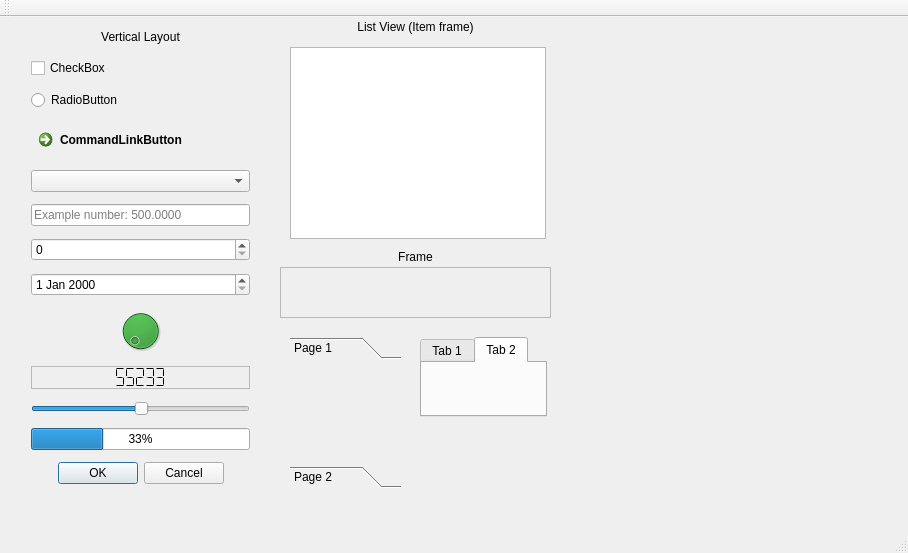
<?xml version="1.0" encoding="UTF-8"?>
<ui version="4.0">
 <class>MainWindowClass</class>
 <widget class="QMainWindow" name="MainWindowClass">
  <property name="geometry">
   <rect>
    <x>0</x>
    <y>0</y>
    <width>908</width>
    <height>553</height>
   </rect>
  </property>
  <property name="windowTitle">
   <string>MainWindow</string>
  </property>
  <widget class="QWidget" name="centralWidget">
   <widget class="QWidget" name="verticalLayoutWidget">
    <property name="geometry">
     <rect>
      <x>20</x>
      <y>30</y>
      <width>241</width>
      <height>448</height>
     </rect>
    </property>
    <layout class="QVBoxLayout" name="verticalLayout">
     <property name="spacing">
      <number>12</number>
     </property>
     <item>
      <widget class="QCheckBox" name="checkBox">
       <property name="text">
        <string>CheckBox</string>
       </property>
      </widget>
     </item>
     <item>
      <widget class="QRadioButton" name="radioButton">
       <property name="text">
        <string>RadioButton</string>
       </property>
      </widget>
     </item>
     <item>
      <widget class="QCommandLinkButton" name="commandLinkButton">
       <property name="text">
        <string>CommandLinkButton</string>
       </property>
      </widget>
     </item>
     <item>
      <widget class="QComboBox" name="comboBox"/>
     </item>
     <item>
      <widget class="QLineEdit" name="lineEdit">
       <property name="placeholderText">
        <string>Example number: 500.0000</string>
       </property>
      </widget>
     </item>
     <item>
      <widget class="QSpinBox" name="spinBox"/>
     </item>
     <item>
      <widget class="QDateEdit" name="dateEdit"/>
     </item>
     <item>
      <widget class="QDial" name="dial">
       <property name="styleSheet">
        <string notr="true">background-color: green; border: 4px solid rgb(0, 0, 0); border-radius: 12px;</string>
       </property>
      </widget>
     </item>
     <item>
      <widget class="QLCDNumber" name="lcdNumber">
       <property name="frameShape">
        <enum>QFrame::Shape::StyledPanel</enum>
       </property>
       <property name="lineWidth">
        <number>1</number>
       </property>
       <property name="midLineWidth">
        <number>0</number>
       </property>
       <property name="smallDecimalPoint">
        <bool>false</bool>
       </property>
       <property name="segmentStyle">
        <enum>QLCDNumber::SegmentStyle::Flat</enum>
       </property>
       <property name="value" stdset="0">
        <double>55233.000000000000000</double>
       </property>
       <property name="intValue" stdset="0">
        <number>55233</number>
       </property>
      </widget>
     </item>
     <item>
      <widget class="QSlider" name="horizontalSlider">
       <property name="styleSheet">
        <string notr="true"/>
       </property>
       <property name="sliderPosition">
        <number>50</number>
       </property>
       <property name="orientation">
        <enum>Qt::Orientation::Horizontal</enum>
       </property>
      </widget>
     </item>
     <item>
      <widget class="QProgressBar" name="progressBar">
       <property name="value">
        <number>33</number>
       </property>
       <property name="invertedAppearance">
        <bool>false</bool>
       </property>
      </widget>
     </item>
     <item>
      <widget class="QDialogButtonBox" name="buttonBox">
       <property name="orientation">
        <enum>Qt::Orientation::Horizontal</enum>
       </property>
       <property name="standardButtons">
        <set>QDialogButtonBox::StandardButton::Cancel|QDialogButtonBox::StandardButton::Ok</set>
       </property>
       <property name="centerButtons">
        <bool>true</bool>
       </property>
      </widget>
     </item>
    </layout>
   </widget>
   <widget class="QListWidget" name="listWidget">
    <property name="geometry">
     <rect>
      <x>290</x>
      <y>30</y>
      <width>256</width>
      <height>192</height>
     </rect>
    </property>
   </widget>
   <widget class="QTabWidget" name="tabWidget">
    <property name="geometry">
     <rect>
      <x>420</x>
      <y>320</y>
      <width>127</width>
      <height>80</height>
     </rect>
    </property>
    <property name="currentIndex">
     <number>1</number>
    </property>
    <widget class="QWidget" name="tab">
     <attribute name="title">
      <string>Tab 1</string>
     </attribute>
    </widget>
    <widget class="QWidget" name="tab_2">
     <attribute name="title">
      <string>Tab 2</string>
     </attribute>
    </widget>
   </widget>
   <widget class="QFrame" name="frame">
    <property name="geometry">
     <rect>
      <x>280</x>
      <y>250</y>
      <width>271</width>
      <height>51</height>
     </rect>
    </property>
    <property name="styleSheet">
     <string notr="true"/>
    </property>
    <property name="frameShape">
     <enum>QFrame::Shape::StyledPanel</enum>
    </property>
    <property name="frameShadow">
     <enum>QFrame::Shadow::Raised</enum>
    </property>
   </widget>
   <widget class="QLabel" name="label_2">
    <property name="geometry">
     <rect>
      <x>290</x>
      <y>0</y>
      <width>251</width>
      <height>20</height>
     </rect>
    </property>
    <property name="text">
     <string>List View (Item frame)</string>
    </property>
    <property name="alignment">
     <set>Qt::AlignmentFlag::AlignCenter</set>
    </property>
   </widget>
   <widget class="QLabel" name="label_3">
    <property name="geometry">
     <rect>
      <x>290</x>
      <y>230</y>
      <width>251</width>
      <height>20</height>
     </rect>
    </property>
    <property name="text">
     <string>Frame</string>
    </property>
    <property name="alignment">
     <set>Qt::AlignmentFlag::AlignCenter</set>
    </property>
   </widget>
   <widget class="QToolBox" name="toolBox">
    <property name="geometry">
     <rect>
      <x>290</x>
      <y>320</y>
      <width>111</width>
      <height>151</height>
     </rect>
    </property>
    <property name="currentIndex">
     <number>0</number>
    </property>
    <widget class="QWidget" name="page">
     <property name="geometry">
      <rect>
       <x>0</x>
       <y>0</y>
       <width>111</width>
       <height>91</height>
      </rect>
     </property>
     <attribute name="label">
      <string>Page 1</string>
     </attribute>
    </widget>
    <widget class="QWidget" name="page_2">
     <property name="geometry">
      <rect>
       <x>0</x>
       <y>0</y>
       <width>100</width>
       <height>30</height>
      </rect>
     </property>
     <attribute name="label">
      <string>Page 2</string>
     </attribute>
    </widget>
   </widget>
   <widget class="QLabel" name="label_4">
    <property name="geometry">
     <rect>
      <x>20</x>
      <y>10</y>
      <width>241</width>
      <height>20</height>
     </rect>
    </property>
    <property name="text">
     <string>Vertical Layout</string>
    </property>
    <property name="alignment">
     <set>Qt::AlignmentFlag::AlignCenter</set>
    </property>
   </widget>
  </widget>
  <widget class="QMenuBar" name="menuBar">
   <property name="geometry">
    <rect>
     <x>0</x>
     <y>0</y>
     <width>908</width>
     <height>21</height>
    </rect>
   </property>
  </widget>
  <widget class="QToolBar" name="mainToolBar">
   <attribute name="toolBarArea">
    <enum>TopToolBarArea</enum>
   </attribute>
   <attribute name="toolBarBreak">
    <bool>false</bool>
   </attribute>
  </widget>
  <widget class="QStatusBar" name="statusBar"/>
 </widget>
 <layoutdefault spacing="6" margin="11"/>
 <resources>
  <include location="MainWindow.qrc"/>
 </resources>
 <connections>
  <connection>
   <sender>checkBox</sender>
   <signal>stateChanged(int)</signal>
   <receiver>MainWindowClass</receiver>
   <slot>onCheckBoxChanged(int)</slot>
   <hints>
    <hint type="sourcelabel">
     <x>103</x>
     <y>78</y>
    </hint>
    <hint type="destinationlabel">
     <x>273</x>
     <y>58</y>
    </hint>
   </hints>
  </connection>
  <connection>
   <sender>radioButton</sender>
   <signal>toggled(bool)</signal>
   <receiver>MainWindowClass</receiver>
   <slot>onRadioButtonChanged(bool)</slot>
   <hints>
    <hint type="sourcelabel">
     <x>63</x>
     <y>111</y>
    </hint>
    <hint type="destinationlabel">
     <x>229</x>
     <y>134</y>
    </hint>
   </hints>
  </connection>
  <connection>
   <sender>commandLinkButton</sender>
   <signal>clicked()</signal>
   <receiver>MainWindowClass</receiver>
   <slot>onCommandLinkButtonClicked()</slot>
   <hints>
    <hint type="sourcelabel">
     <x>191</x>
     <y>164</y>
    </hint>
    <hint type="destinationlabel">
     <x>11</x>
     <y>162</y>
    </hint>
   </hints>
  </connection>
  <connection>
   <sender>spinBox</sender>
   <signal>valueChanged(int)</signal>
   <receiver>MainWindowClass</receiver>
   <slot>onSpinValueChanged(int)</slot>
   <hints>
    <hint type="sourcelabel">
     <x>109</x>
     <y>270</y>
    </hint>
    <hint type="destinationlabel">
     <x>12</x>
     <y>254</y>
    </hint>
   </hints>
  </connection>
  <connection>
   <sender>dial</sender>
   <signal>sliderMoved(int)</signal>
   <receiver>lcdNumber</receiver>
   <slot>display(int)</slot>
   <hints>
    <hint type="sourcelabel">
     <x>163</x>
     <y>353</y>
    </hint>
    <hint type="destinationlabel">
     <x>193</x>
     <y>393</y>
    </hint>
   </hints>
  </connection>
 </connections>
 <slots>
  <slot>onCheckBoxChanged(int)</slot>
  <slot>onRadioButtonChanged(bool)</slot>
  <slot>onCommandLinkButtonClicked()</slot>
  <slot>onSpinValueChanged(int)</slot>
 </slots>
</ui>
